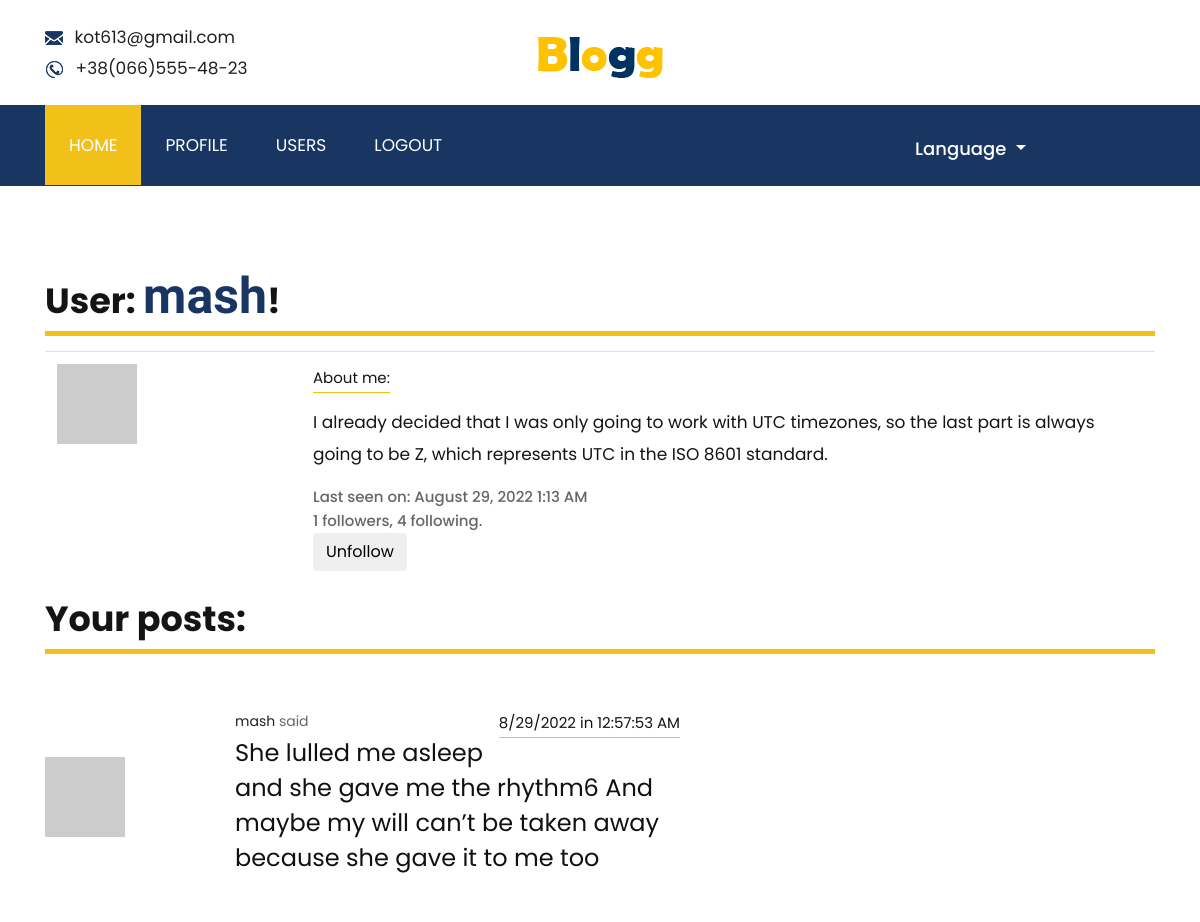
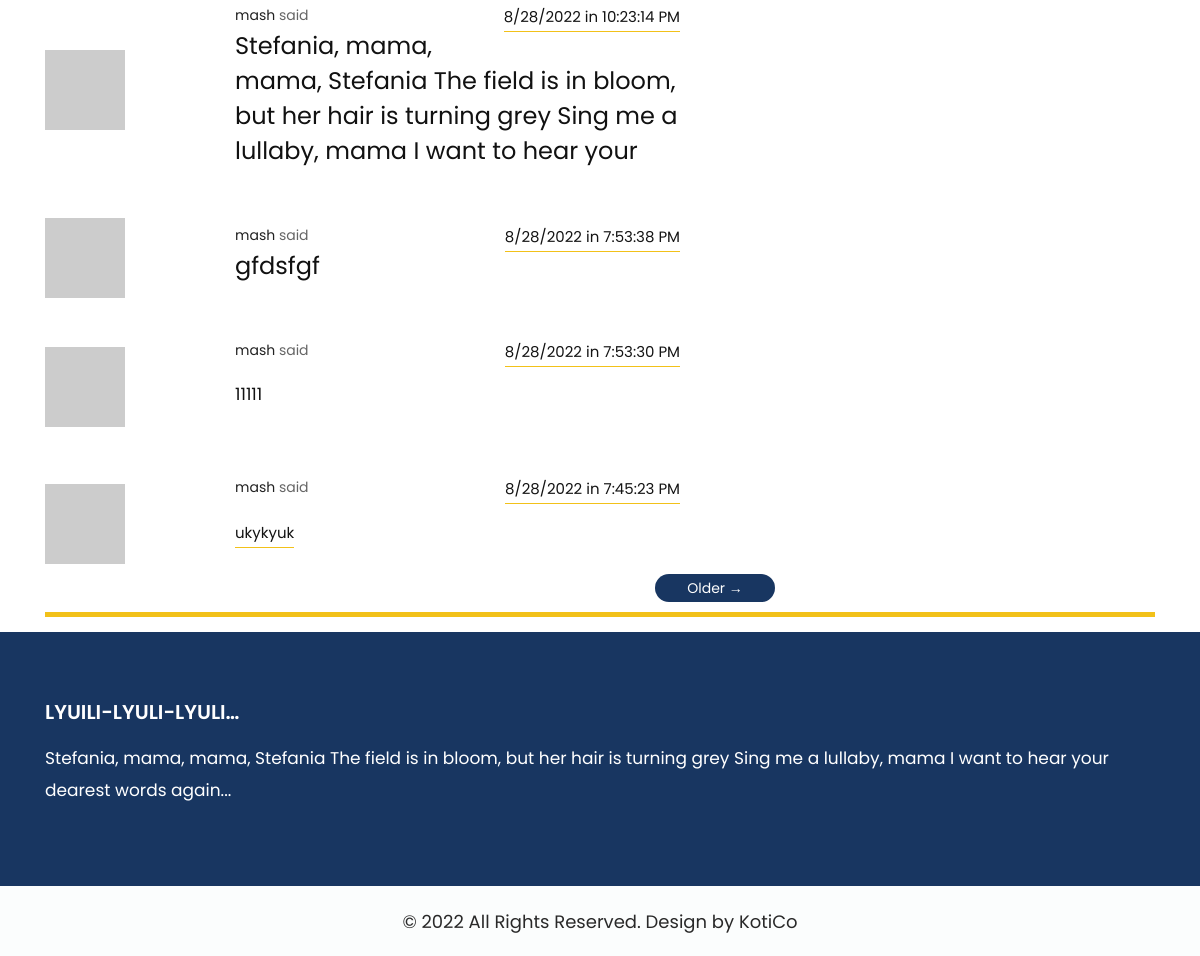
Page /user/mash (signed in) on the committed database (2 pictures, top to bottom).
### app/models.py (models this page shows, shortened)
class User(UserMixin, db.Model):
    id = db.Column(db.Integer, primary_key=True)
    username = db.Column(db.String(64), index=True, unique=True)
    email = db.Column(db.String(120), index=True, unique=True)
    password_hash = db.Column(db.String(128))
    about_me = db.Column(db.String(255))
    last_seen = db.Column(db.DateTime, default=datetime.utcnow)
    posts = db.relationship('Post', backref='author', lazy='dynamic')
    followed = db.relationship(
        'User', secondary=followers,
        primaryjoin=(followers.c.follower_id == id),
        secondaryjoin=(followers.c.followed_id == id),
        backref=db.backref('followers', lazy='dynamic'), lazy='dynamic')
    def avatar(self, size):
        digest = md5(self.email.lower().encode('utf-8')).hexdigest()
        return f'https://www.gravatar.com/avatar/{digest}?d=identicon&s={size}'
    def is_following(self, user):
        return self.followed.filter(
            followers.c.followed_id == user.id).count() > 0

class Post(db.Model):
    id = db.Column(db.Integer, primary_key=True)
    body = db.Column(db.String(140))
    timestamp = db.Column(db.DateTime, index=True, default=datetime.utcnow)
    user_id = db.Column(db.Integer, db.ForeignKey('user.id'))

### app/main/routes.py (the view)
@bp.route('/user/<username>')
@login_required
def user(username):
    user = User.query.filter_by(username=username).first_or_404()
    page = request.args.get('page', 1, type=int)
    posts = user.posts.order_by(Post.timestamp.desc()).paginate(
        page, current_app.config['POSTS_PER_PAGE'], False)
    next_url = url_for('main.user', username=user.username, page=posts.next_num) if posts.has_next else None
    prev_url = url_for('main.user', username=user.username, page=posts.prev_num) if posts.has_prev else None
    form = EmptyForm()
    return render_template('user.html', user=user, posts=posts.items, next_url=next_url, prev_url=prev_url, form=form)

### app/main/forms.py
class EmptyForm(FlaskForm):
    submit = SubmitField(_l('Submit'))

### app/main/routes.py (called while the page is built)
@bp.before_request
def before_request():
    if current_user.is_authenticated:
        current_user.last_seen = datetime.utcnow()
        db.session.commit()

### app/models.py (called while the page is built)
@login.user_loader
def load_user(id_db):
    return User.query.get(int(id_db))

### app/templates/user.html (shortened to what this page needs)
{% extends "base.html" %}
{% block app_content %}
<div class="row">
    <div class="col-md-12">
        <div class="titlepage">
            <h2>{{ _('User:') }}
                <span class="blodark">{{ user.username }}</span>!</h2>
        </div>
    </div>
</div>
<table class="table table-hover">
    <tr>
        <td width="256px"><img src="{{ user.avatar(256) }}"></td>
        <td>
            {% if user.about_me %}
            <div class="news_text">
                <span>{{ _('About me:') }}</span>
                <p> {{ user.about_me }}</p>
            </div>
            {% endif %}
            {% if user.last_seen %}<p>{{ _('Last seen on:') }} {{ moment(user.last_seen).format('LLL') }}</p>{% endif %}
            <p>{{ user.followers.count() }} {{ _('followers,') }} {{ user.followed.count() }} {{ _('following.') }}</p>
            {% if user == current_user %}
            <p><a class="order" href="{{ url_for('main.edit_profile') }}">{{ _('Edit your profile') }}</a></p>
            {% elif not current_user.is_following(user) %}
            <p>
            <form action="{{ url_for('main.follow', username=user.username) }}" method="post">
                {{ form.hidden_tag() }}
                {{ form.submit(value=_('Follow'), class_='btn btn-default') }}
            </form>
            {% else %}
            <p>
            <form action="{{ url_for('main.unfollow', username=user.username) }}" method="post">
                {{ form.submit(value=_('Unfollow'), class_='btn btn-default') }}
            </form>
            </p>
            {% endif %}
        </td>
    </tr>
</table>
<div class="titlepage">
<h2>{{ _('Your posts:')}}</h2>
 </div>
{% for post in posts %}
{% include '_post.html' %}
{% endfor %}
{% include '_pagination.html' %}
{% endblock %}

### app/templates/_post.html
<div class="row">
    <div class="col-md-12 margin_top40">
        <div class="row d_flex">
            <div class="col-md-2">
                <div class="news_img">
                        <a href="{{ url_for('main.user', username=post.author.username) }}">
                            <img src="{{ post.author.avatar(120) }}"/>
                        </a>
                </div>
            </div>
            <div class="col-md-5">
                <div class="news_text">
                    <a href="{{ url_for('main.user', username=post.author.username) }}">
                        {{ post.author.username }}
                    </a>{{ _('said') }}
                    <div class="date_like">
                              <span>{{ moment(post.timestamp).format('l') }} {{ _('in ') }} {{ moment(post.timestamp).format('LTS') }}</span>
                    </div>
                    <h1>{{ _(post.body) }}</h1>
                </div>
            </div>
        </div>
    </div>
</div>

### app/static/css/style.css (style rules this page uses)
* { box-sizing: border-box !important; }
html { scroll-behavior: smooth; }
body { color: #666666; font-size: 14px; font-family: 'Poppins', sans-serif; line-height: 1.80857; font-weight: normal; }
a { color: #1f1f1f; text-decoration: none !important; outline: none !important; -webkit-transition: all .3s ease-in-out; -moz-transition: all .3s ease-in-out; -ms-transition: all .3s ease-in-out; -o-transition: all .3s ease-in-out; transition: all .3s ease-in-out; }
h1, h2, h3, h4, h5, h6 { letter-spacing: 0; font-weight: normal; position: relative; padding: 0 0 10px 0; line-height: normal; color: #111111; margin: 0 }
h1 { font-size: 24px; }
h2 { font-size: 18px; }
*, *::after, *::before { -webkit-box-sizing: border-box; -moz-box-sizing: border-box; box-sizing: border-box; }
p { margin: 0; font-weight: 500; font-size: 15px; line-height: 24px; }
a { color: #222222; text-decoration: none; outline: none !important; }
a, .btn { text-decoration: none !important; outline: none !important; -webkit-transition: all .3s ease-in-out; -moz-transition: all .3s ease-in-out; -ms-transition: all .3s ease-in-out; -o-transition: all .3s ease-in-out; transition: all .3s ease-in-out; }
img { max-width: 100%; height: auto; }
.blodark { color: #183661; font-family: 'Righteous', cursive; font-size: 50px; }
.titlepage h2 { font-size: 35px; color: #141414; line-height: 40px; font-weight: bold; padding: 0; }
.d_flex { display: flex; align-items: center; flex-wrap: wrap; }
.news .titlepage h2 { margin-bottom: 15px; padding-bottom: 10px; border-bottom: #f2c119 solid 5px; }
.margin_top40 { margin-top: 40px; }
.news_text span { border-bottom: #f2c119 solid 1px; padding-bottom: 4px; color: #141414; font-size: 15px; }
.date_like { float: right; }
.news_text p { color: #141414; font-size: 17px; line-height: 32px; font-weight: 400; padding-top: 15px; padding-bottom: 15px; }

### app/static/css/icomoon.css (style rules this page uses)
body { background: #fff; }

### rows in the picture
User: username "mash", about_me "I already decided that I was only going to work with UTC timezones, so the last part is always going to be Z, which represents UTC in the ISO 8601 standard.", last_seen "August 29, 2022 1:13 AM"
Post: author.username "mash", timestamp "8/29/2022", timestamp "12:57:53 AM"
Post: author.username "mash", timestamp "8/28/2022", timestamp "10:23:14 PM"
Post: author.username "mash", timestamp "8/28/2022", timestamp "7:53:38 PM"
Post: author.username "mash", timestamp "8/28/2022", timestamp "7:53:30 PM"
Post: author.username "mash", timestamp "8/28/2022", timestamp "7:45:23 PM"

### other values in the picture
{{ user.followers.count() }} "1"
{{ user.followed.count() }} "4"
{{ moment().format('YYYY') }} "2022"
